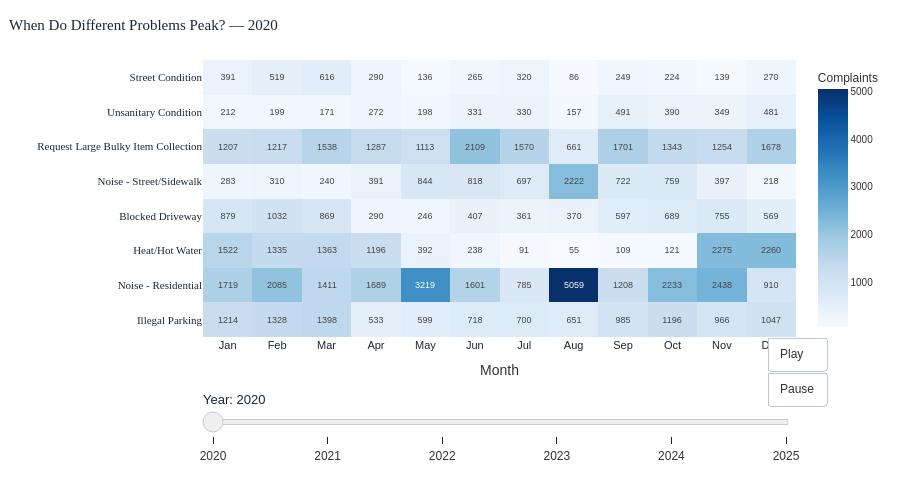

The notebook cell this image was saved under:
### Code cell
# === INTERACTIVE CHART 4: Temporal Heatmap with Year Slider (starts at 2020) ===
# Rationale: slider lets readers step through 2020-2025 to verify that seasonal
#            patterns (heat in winter, rodents in summer) are stable year over year.
#            Each frame also updates the chart title so the displayed year is unambiguous.
years_avail = sorted(df['Year'].dropna().astype(int).unique())
ct_labels   = [ct.title() for ct in top8_types]
START_YEAR  = 2020


def build_year_matrix(yr):
    sub = df[df['Year'] == yr]
    return [
        [int(len(sub[(sub['Complaint Type'] == ct) & (sub['Month'] == m)]))
         for m in range(1, 13)]
        for ct in top8_types
    ]


frames = []
for yr in years_avail:
    mat = build_year_matrix(yr)
    frames.append(go.Frame(
        data=[go.Heatmap(
            z=mat, x=month_labels, y=ct_labels,
            colorscale='Blues', showscale=True,
            colorbar=dict(title='Complaints', tickfont=dict(size=10)),
            text=[[str(v) for v in row] for row in mat],
            texttemplate='%{text}', textfont=dict(size=9),
            hovertemplate='%{y}<br>%{x}: %{z} complaints<extra></extra>',
            zmin=0,
        )],
        layout=go.Layout(title=dict(text=f'When Do Different Problems Peak? — {yr}')),
        name=str(yr),
    ))

start_idx = years_avail.index(START_YEAR) if START_YEAR in years_avail else 0
init_mat  = build_year_matrix(years_avail[start_idx])

slider_steps = [
    dict(args=[[str(yr)], dict(frame=dict(duration=400, redraw=True), mode='immediate')],
         label=str(yr), method='animate')
    for yr in years_avail
]

fig_i3 = go.Figure(
    data=[go.Heatmap(
        z=init_mat, x=month_labels, y=ct_labels,
        colorscale='Blues', showscale=True,
        colorbar=dict(title='Complaints', tickfont=dict(size=10)),
        text=[[str(v) for v in row] for row in init_mat],
        texttemplate='%{text}', textfont=dict(size=9),
        hovertemplate='%{y}<br>%{x}: %{z} complaints<extra></extra>',
        zmin=0,
    )],
    frames=frames,
)

fig_i3.update_layout(
    title=dict(
        text=f'When Do Different Problems Peak? — {years_avail[start_idx]}',
        font=dict(size=15, color=NAVY, family='Georgia, serif'), x=0.01,
    ),
    paper_bgcolor='white', plot_bgcolor='white',
    margin=dict(l=140, r=20, t=60, b=120),
    font=dict(family='Arial, sans-serif', color='#333'),
    xaxis=dict(title='Month', tickfont=dict(size=11, color=NAVY)),
    yaxis=dict(title='', tickfont=dict(size=11, color=NAVY, family='Arial Black')),
    height=480,
    sliders=[dict(
        active=start_idx,
        currentvalue=dict(prefix='Year: ', font=dict(size=13, color=NAVY)),
        pad=dict(t=50, b=10),
        steps=slider_steps,
        bgcolor='#f0f0f0', bordercolor='#ccc', tickcolor=NAVY,
    )],
    updatemenus=[dict(
        type='buttons', showactive=False, y=0, x=1.05,
        xanchor='right', yanchor='top',
        buttons=[
            dict(label='Play', method='animate',
                 args=[None, dict(frame=dict(duration=800, redraw=True),
                                  fromcurrent=True, mode='immediate')]),
            dict(label='Pause', method='animate',
                 args=[[None], dict(frame=dict(duration=0, redraw=False), mode='immediate')]),
        ],
    )],
)

fig_i3.write_html(CHARTS_DIR / 'temporal_heatmap_interactive.html', include_plotlyjs='cdn', full_html=True)
print('  Saved: charts/temporal_heatmap_interactive.html')
fig_i3.show()

### Figure 1 — Plotly figure (JSON) as saved in the notebook; plotly's stock layout.template omitted (floating-point values rounded to 4 significant figures)
{"data": [{"colorbar": {"tickfont": {"size": 10}, "title": {"text": "Complaints"}}, "colorscale": [[0, "rgb(247,251,255)"], [0.125, "rgb(222,235,247)"], [0.25, "rgb(198,219,239)"], [0.375, "rgb(158,202,225)"], [0.5, "rgb(107,174,214)"], [0.625, "rgb(66,146,198)"], [0.75, "rgb(33,113,181)"], [0.875, "rgb(8,81,156)"], [1, "rgb(8,48,107)"]], "hovertemplate": "%{y}<br>%{x}: %{z} complaints<extra></extra>", "showscale": true, "text": [["1214", "1328", "1398", "533", "599", "718", "700", "651", "985", "1196", "966", "1047"], ["1719", "2085", "1411", "1689", "3219", "1601", "785", "5059", "1208", "2233", "2438", "910"], ["1522", "1335", "1363", "1196", "392", "238", "91", "55", "109", "121", "2275", "2260"], ["879", "1032", "869", "290", "246", "407", "361", "370", "597", "689", "755", "569"], ["283", "310", "240", "391", "844", "818", "697", "2222", "722", "759", "397", "218"], ["1207", "1217", "1538", "1287", "1113", "2109", "1570", "661", "1701", "1343", "1254", "1678"], ["212", "199", "171", "272", "198", "331", "330", "157", "491", "390", "349", "481"], ["391", "519", "616", "290", "136", "265", "320", "86", "249", "224", "139", "270"]], "textfont": {"size": 9}, "texttemplate": "%{text}", "type": "heatmap", "x": ["Jan", "Feb", "Mar", "Apr", "May", "Jun", "Jul", "Aug", "Sep", "Oct", "Nov", "Dec"], "y": ["Illegal Parking", "Noise - Residential", "Heat/Hot Water", "Blocked Driveway", "Noise - Street/Sidewalk", "Request Large Bulky Item Collection", "Unsanitary Condition", "Street Condition"], "z": [[1214, 1328, 1398, 533, 599, 718, 700, 651, 985, 1196, 966, 1047], [1719, 2085, 1411, 1689, 3219, 1601, 785, 5059, 1208, 2233, 2438, 910], [1522, 1335, 1363, 1196, 392, 238, 91, 55, 109, 121, 2275, 2260], [879, 1032, 869, 290, 246, 407, 361, 370, 597, 689, 755, 569], [283, 310, 240, 391, 844, 818, 697, 2222, 722, 759, 397, 218], [1207, 1217, 1538, 1287, 1113, 2109, 1570, 661, 1701, 1343, 1254, 1678], [212, 199, 171, 272, 198, 331, 330, 157, 491, 390, 349, 481], [391, 519, 616, 290, 136, 265, 320, 86, 249, 224, 139, 270]], "zmin": 0}], "layout": {"font": {"color": "#333", "family": "Arial, sans-serif"}, "height": 480, "margin": {"b": 120, "l": 140, "r": 20, "t": 60}, "paper_bgcolor": "white", "plot_bgcolor": "white", "sliders": [{"active": 0, "bgcolor": "#f0f0f0", "bordercolor": "#ccc", "currentvalue": {"font": {"color": "#1c2836", "size": 13}, "prefix": "Year: "}, "pad": {"b": 10, "t": 50}, "steps": [{"args": [["2020"], {"frame": {"duration": 400, "redraw": true}, "mode": "immediate"}], "label": "2020", "method": "animate"}, {"args": [["2021"], {"frame": {"duration": 400, "redraw": true}, "mode": "immediate"}], "label": "2021", "method": "animate"}, {"args": [["2022"], {"frame": {"duration": 400, "redraw": true}, "mode": "immediate"}], "label": "2022", "method": "animate"}, {"args": [["2023"], {"frame": {"duration": 400, "redraw": true}, "mode": "immediate"}], "label": "2023", "method": "animate"}, {"args": [["2024"], {"frame": {"duration": 400, "redraw": true}, "mode": "immediate"}], "label": "2024", "method": "animate"}, {"args": [["2025"], {"frame": {"duration": 400, "redraw": true}, "mode": "immediate"}], "label": "2025", "method": "animate"}], "tickcolor": "#1c2836"}], "title": {"font": {"color": "#1c2836", "family": "Georgia, serif", "size": 15}, "text": "When Do Different Problems Peak? — 2020", "x": 0.01}, "updatemenus": [{"buttons": [{"args": [null, {"frame": {"duration": 800, "redraw": true}, "fromcurrent": true, "mode": "immediate"}], "label": "Play", "method": "animate"}, {"args": [[null], {"frame": {"duration": 0, "redraw": false}, "mode": "immediate"}], "label": "Pause", "method": "animate"}], "showactive": false, "type": "buttons", "x": 1.05, "xanchor": "right", "y": 0, "yanchor": "top"}], "xaxis": {"tickfont": {"color": "#1c2836", "size": 11}, "title": {"text": "Month"}}, "yaxis": {"tickfont": {"color": "#1c2836", "family": "Arial Black", "size": 11}, "title": {"text": ""}}}}
